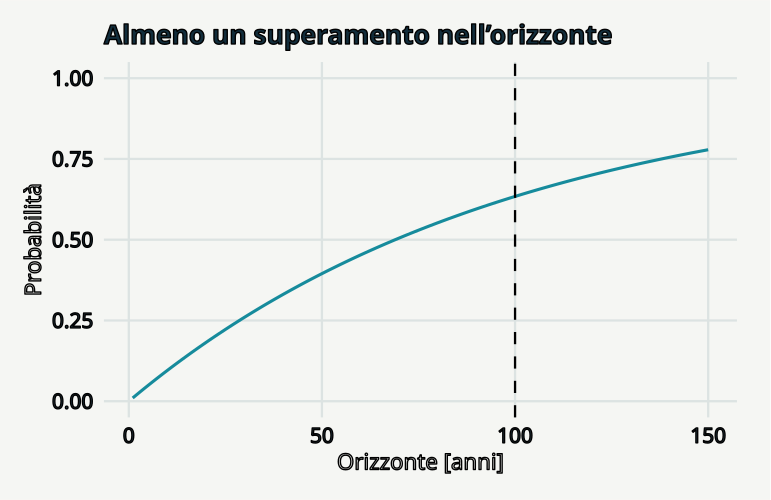

The R source for this figure:
# GeoStat Lab — funzioni comuni. R >= 4.3; ggplot2 >= 3.4; jsonlite.
suppressPackageStartupMessages(library(ggplot2))
col_geo <- c('#168B9C','#BC5B35','#7054A4','#A17B19','#227864','#64748B')
theme_set(theme_minimal(base_size=17, base_family='sans') + theme(
  plot.background=element_rect(fill='#F5F6F3',colour=NA),
  panel.background=element_rect(fill='#F5F6F3',colour=NA),
  panel.grid.minor=element_blank(),panel.grid.major=element_line(colour='#DCE3E2'),
  plot.title=element_text(size=19,face='bold',colour='#122D3B'),
  plot.subtitle=element_text(size=13,colour='#405560',margin=margin(b=12)),
  axis.text=element_text(size=15,colour='#273E4A'),axis.title=element_text(size=16),
  legend.position='bottom',legend.title=element_blank(),legend.text=element_text(size=14),
  strip.text=element_text(size=15,face='bold'),plot.margin=margin(18,24,18,18)))
metric <- function(...) data.frame(grandezza=names(c(...)),valore=as.character(c(...)),check.names=FALSE)
f <- function(x,d=3) {out<-formatC(x,digits=d,format='fg');out[!is.finite(x)]<-'Non definito';out}
line_plot <- function(d,x='x',y='y',title='',xl=x,yl=y,group=NULL) {
 p<-ggplot(d,aes(x=.data[[x]],y=.data[[y]]))
 if(is.null(group)) p<-p+geom_line(colour=col_geo[1],linewidth=1.05) else p<-p+aes(colour=.data[[group]],group=.data[[group]])+geom_line(linewidth=1)+scale_colour_manual(values=col_geo)
 p+labs(title=title,x=xl,y=yl)
}
point_plot <- function(d,x='x',y='y',title='',xl=x,yl=y,group=NULL) {
 p<-ggplot(d,aes(x=.data[[x]],y=.data[[y]]))
 if(is.null(group))p<-p+geom_point(colour=col_geo[1],size=2.5,alpha=.8) else p<-p+aes(colour=.data[[group]])+geom_point(size=2.7,alpha=.85)+scale_colour_manual(values=col_geo)
 p+labs(title=title,x=xl,y=yl)
}
hist_plot<-function(x,title='',xl='Valore',bins=20)ggplot(data.frame(x=x),aes(x))+geom_histogram(bins=bins,fill=col_geo[1],colour='#F5F6F3')+labs(title=title,x=xl,y='Frequenza')
bar_plot<-function(d,x='gruppo',y='valore',title='',yl='Valore')ggplot(d,aes(x=.data[[x]],y=.data[[y]],fill=.data[[x]]))+geom_col(width=.65)+scale_fill_manual(values=rep(col_geo,length.out=length(unique(d[[x]])) ))+guides(fill='none')+labs(title=title,x=NULL,y=yl)
map_plot<-function(d,z='z',title='',xl='Est [km]',yl='Nord [km]')ggplot(d,aes(x,y,fill=.data[[z]]))+geom_raster()+coord_equal()+scale_fill_gradientn(colours=c('#153F56','#298C9C','#B8CDB2','#F1D889','#AD542F'))+labs(title=title,x=xl,y=yl)
acf_data<-function(x,lag=20){a<-acf(x,lag.max=min(lag,length(x)-1),plot=FALSE);data.frame(x=as.vector(a$lag)[-1],y=as.vector(a$acf)[-1])}
# AR(1), distribuzione marginale stazionaria N(0, 1).
ar_series<-function(n,rho){x<-numeric(n);x[1]<-rnorm(1);for(i in 2:n)x[i]<-rho*x[i-1]+sqrt(1-rho^2)*rnorm(1);x}
# Distanze euclidee in unità metriche già dichiarate; nessuna conversione implicita di CRS.
dist_cross<-function(a,b)sqrt(outer(a[,1],b[,1],'-')^2+outer(a[,2],b[,2],'-')^2)
# Predittore IDW: i punti coincidenti ricevono esattamente il valore osservato.
idw<-function(xy,z,new,power=2){dd<-dist_cross(new,xy);apply(dd,1,function(d)if(any(d<1e-10))mean(z[d<1e-10])else weighted.mean(z,d^(-power)))}
# CART didattico binario: divisioni assiali che minimizzano l'impurità di Gini.
cart_fit<-function(x,y,depth=2,minleaf=4){
 node<-list(p=mean(y),n=length(y));if(depth<1||length(unique(y))<2||length(y)<2*minleaf)return(node)
 best<-Inf
 for(j in seq_len(ncol(x))){v<-sort(unique(x[,j])); if(length(v)<2)next
  for(cut in (head(v,-1)+tail(v,-1))/2){left<-x[,j]<=cut;nl<-sum(left);nr<-sum(!left);if(min(nl,nr)<minleaf)next
   score<-nl*mean(y[left])*(1-mean(y[left]))+nr*mean(y[!left])*(1-mean(y[!left]))
   if(score<best){best<-score;node$j<-j;node$cut<-cut;split<-left}
  }
 }
 if(is.finite(best)){node$left<-cart_fit(x[split,,drop=FALSE],y[split],depth-1,minleaf);node$right<-cart_fit(x[!split,,drop=FALSE],y[!split],depth-1,minleaf)};node
}
cart_predict<-function(tree,x)apply(x,1,function(row){t<-tree;while(!is.null(t$j))t<-if(row[t$j]<=t$cut)t$left else t$right;t$p})

p <- list(T = 100, H = 100, seed = 17)
set.seed(p$seed)
h <- 1:150

data <- data.frame(x = h, y = 1 - (1 - 1/p$T)^h)

plots <- list(line_plot(data, title = "Almeno un superamento nell’orizzonte", xl = "Orizzonte [anni]", 
    yl = "Probabilità") + geom_vline(xintercept = p$H, linetype = 2) + coord_cartesian(ylim = c(0, 
    1)))

metrics <- metric(`Probabilità annuale` = f(1/p$T), `Probabilità cumulata` = f(1 - (1 - 
    1/p$T)^p$H), `Numero atteso di superamenti` = f(p$H/p$T))
print(metrics,row.names=FALSE)
ggplot2::ggsave('m14-ritorno-B.svg',plots[[1]],device=svglite::svglite,width=7.7,height=5.0,bg='#F8F6F1')
